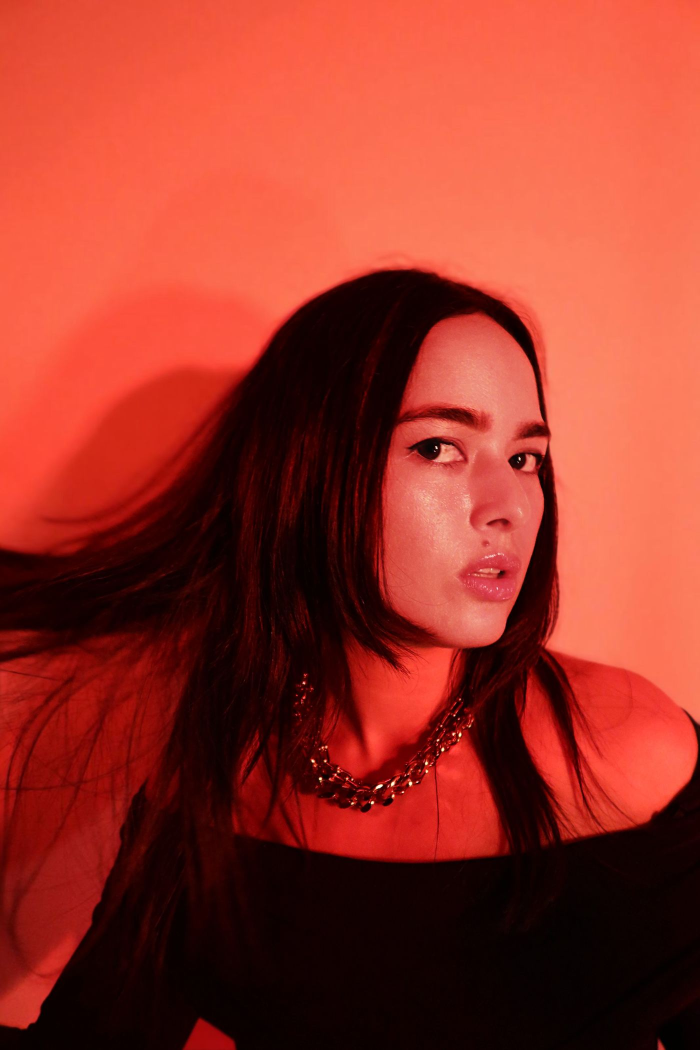
#> input picture sophia-guerrero-dj-manila.jpg, 1400 x 2100 px (shown at 1/2 size)
$ python images.py ../sophia-guerrero-dj-manila.jpg ../sophia-guerrero-dj-manila.jpg
#> lines starting #> are read from the running program, lines starting #| are printed output that depends on the picture
import sys
from PIL import Image, ImageOps, ImageEnhance
src, out = sys.argv[1], sys.argv[2]
im = Image.open(src).convert('RGB')
#> im is the input picture: PIL image 1400x2100 RGB; mean R, G, B 154.2, 53, 40.3
g = ImageOps.grayscale(im)
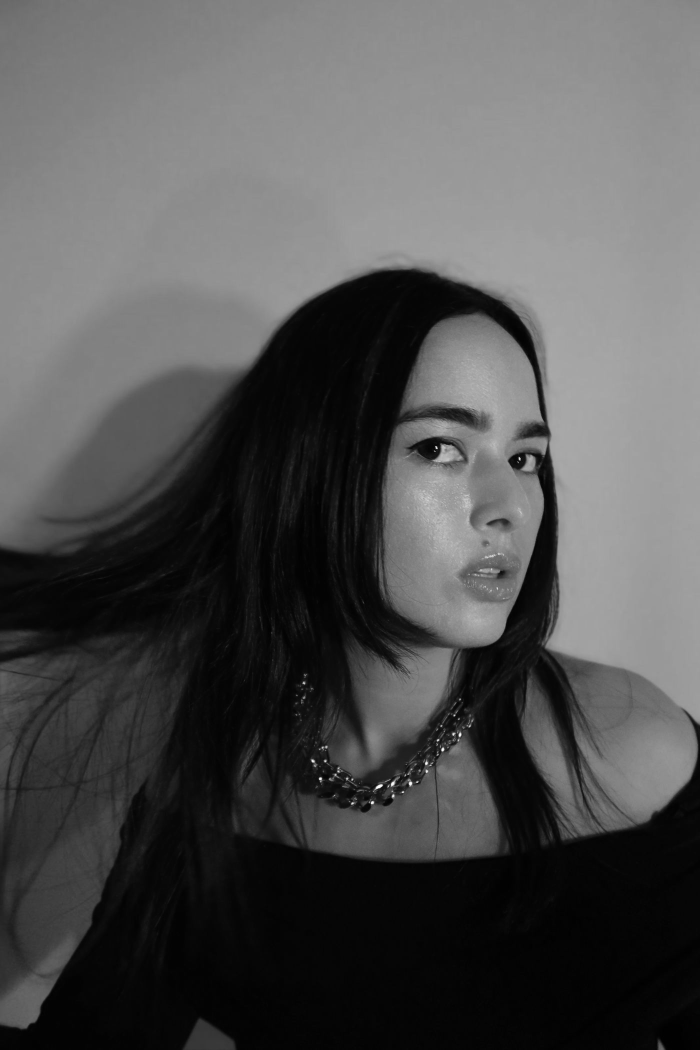
#> g: PIL image 1400x2100 L (shown at 1/2 size); min 0, max 253, mean 81.8
g = ImageOps.autocontrast(g, cutoff=1)
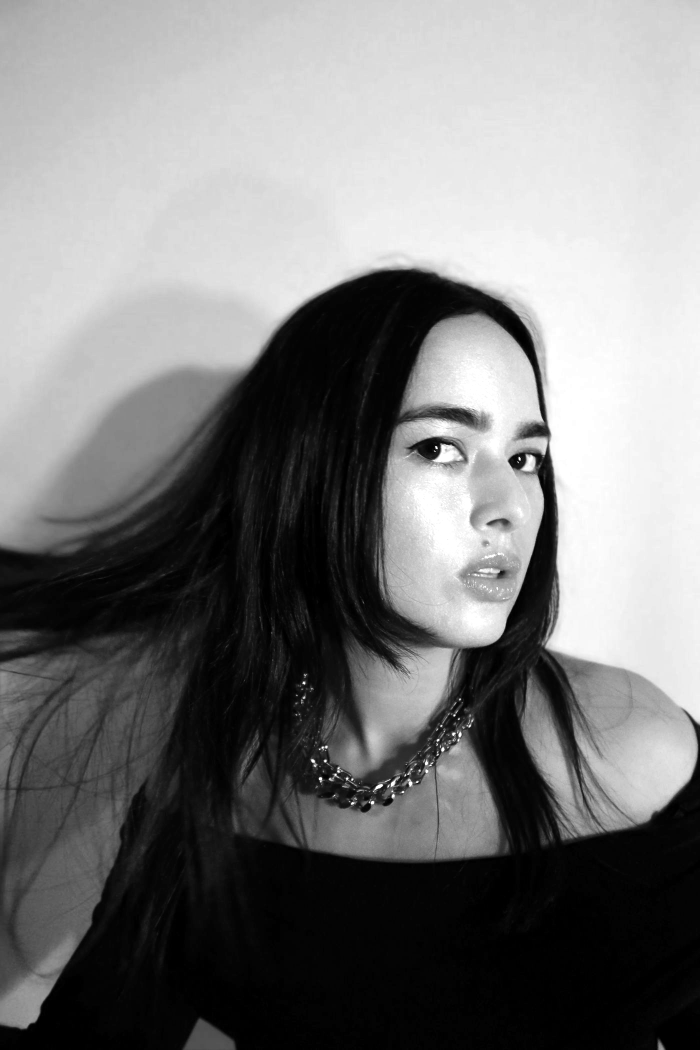
#> g: PIL image 1400x2100 L (shown at 1/2 size); min 0, max 255, mean 122.7
g = ImageEnhance.Contrast(g).enhance(1.12)
duo = ImageOps.colorize(g, black=(18,17,21), mid=(107,91,140), white=(242,239,234), midpoint=110)
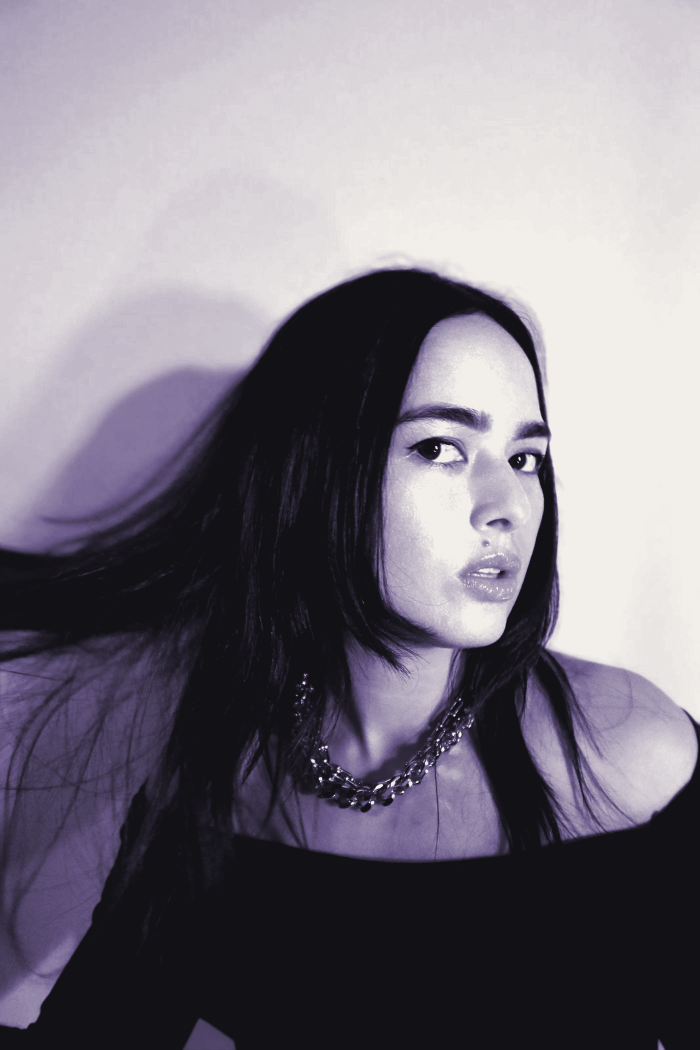
#> duo: PIL image 1400x2100 RGB (shown at 1/2 size); mean R, G, B 125.5, 120.6, 130.3
# portrait crops
for w in (640, 1080, 1600):
    d = duo.copy(); d.thumbnail((w, w*2))
    d.save(f'{out}/sophia-guerrero-dj-manila-{w}.webp', quality=72, method=6)
    if w == 1080: d.save(f'{out}/sophia-guerrero-dj-manila-{w}.jpg', quality=74, optimize=True, progressive=True)
#> this loop made 3 passes
#> pass 1, `d.save(f'{out}/sophia-guerrero-dj-manila-{w}.webp', quality=72, method..`:
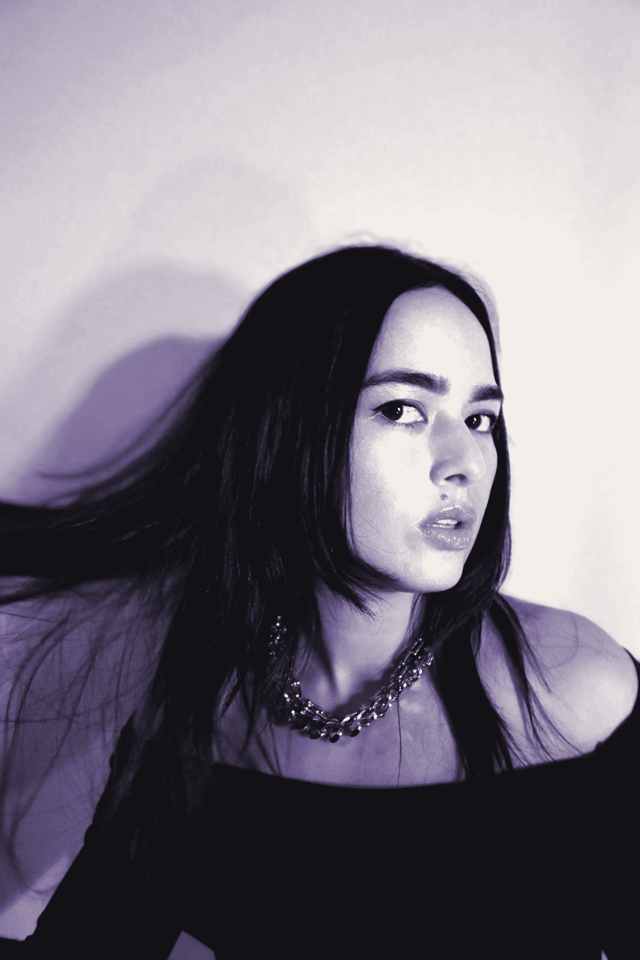
#> saved as sophia-guerrero-dj-manila-640.webp: PIL image 640x960 RGB; mean R, G, B 125.5, 120.6, 130.3
# social card 1200x630, face is right of centre ~ upper 45%
W,H = duo.size
#> W = 1400; H = 2100
crop_h = int(W*630/1200)
#> crop_h = 735
top = int(H*0.30)
#> top = 630
og = duo.crop((0, top, W, top+crop_h)).resize((1200,630), Image.LANCZOS)
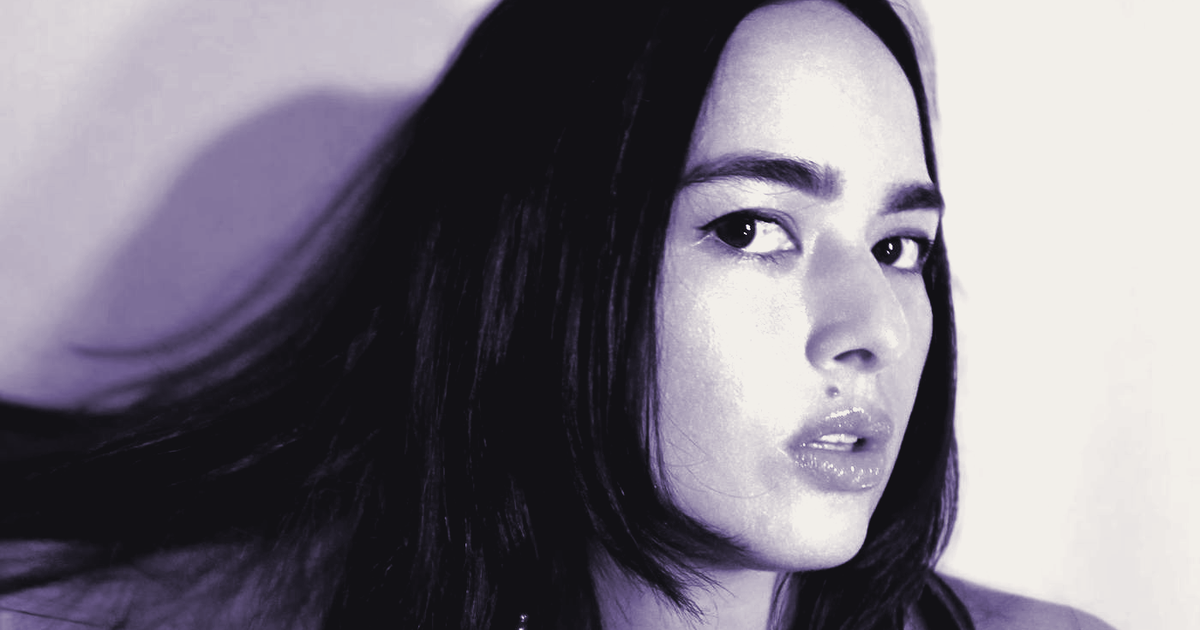
#> og: PIL image 1200x630 RGB; mean R, G, B 125.3, 120.4, 130
og.save(f'{out}/og-sophia-guerrero.jpg', quality=78, optimize=True, progressive=True)
